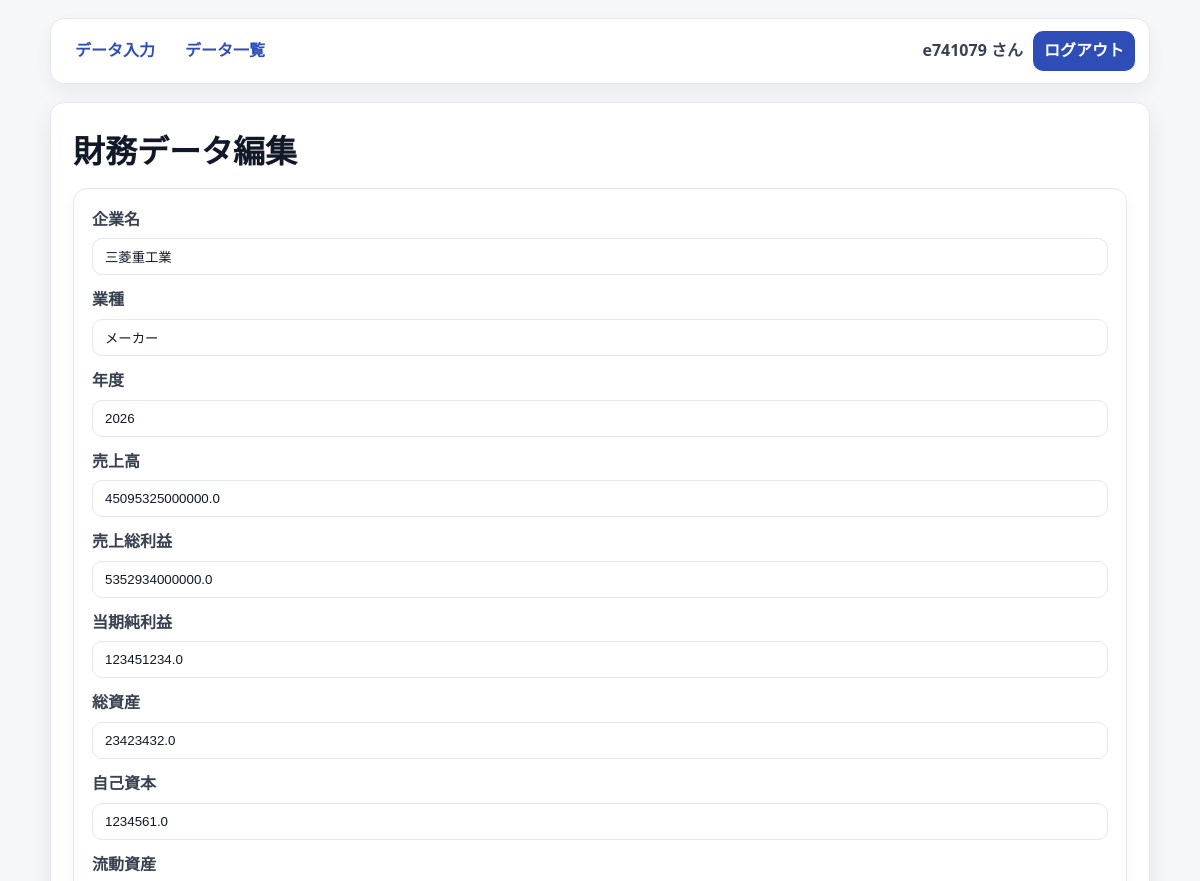
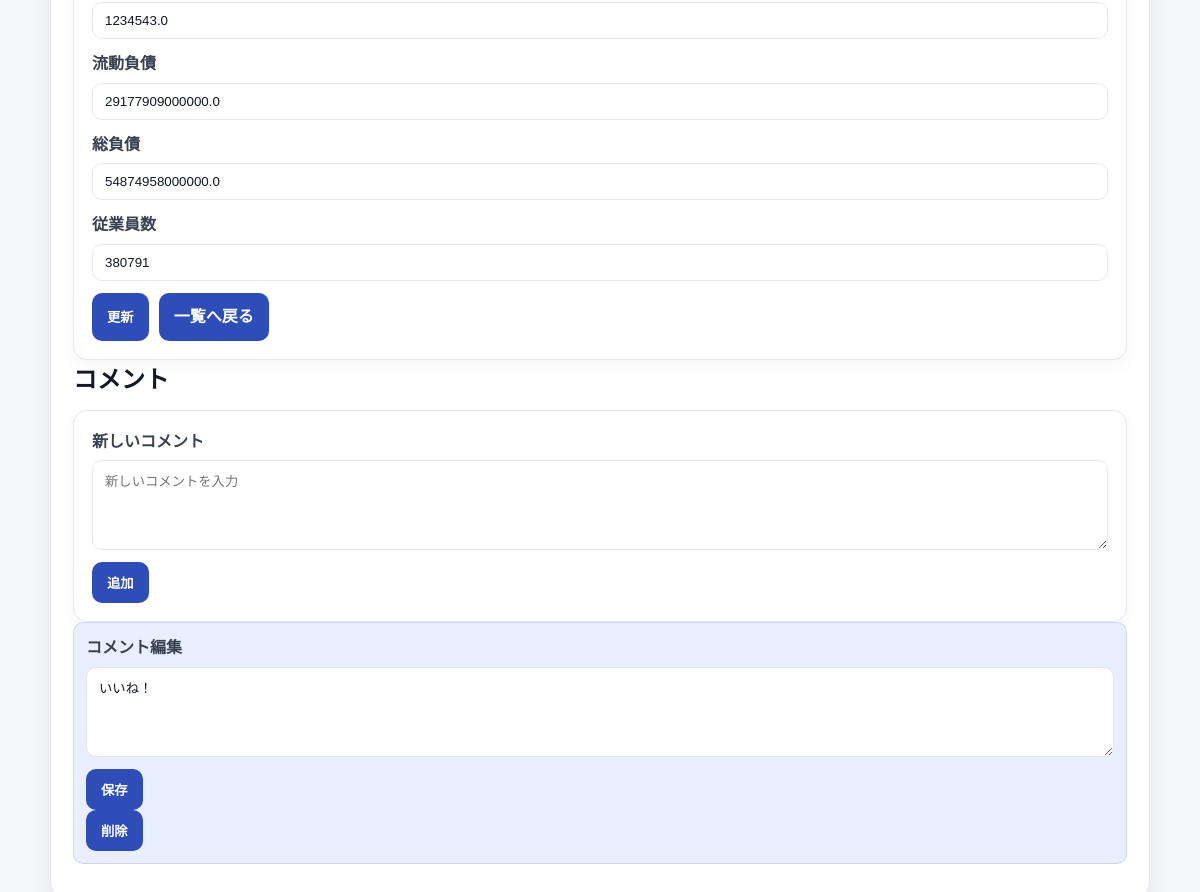
/edit/1 (signed in), run on the app's committed database (2 pictures, top to bottom).
### tables this page shows
CREATE TABLE financials(
        id INTEGER PRIMARY KEY AUTOINCREMENT,
        company_name TEXT, industry TEXT, year INTEGER,
        sales REAL, gross_profit REAL, net_income REAL,
        total_assets REAL, equity REAL,
        current_assets REAL, current_liabilities REAL, liabilities REAL,
        employees INTEGER,
        gross_profit_margin REAL, roe REAL, current_ratio REAL, debt_ratio REAL,
        sales_per_employee REAL, productivity REAL,
        user_id TEXT);

CREATE TABLE comments(
        id INTEGER PRIMARY KEY AUTOINCREMENT,
        financial_id INTEGER,
        user_id TEXT,
        content TEXT,
        created_at TEXT DEFAULT CURRENT_TIMESTAMP);

### finance_app.py (the view, shortened to what this page needs)
@app.route("/edit/<int:id>", methods=["GET", "POST"])
def edit_data(id):
    if "user_id" not in session:
        return redirect(url_for("login"))
    con = connect()
    cur = con.cursor()
    cur.execute("SELECT * FROM financials WHERE id=? AND user_id=?", (id, session["user_id"]))
    data = cur.fetchone()
    if data is None:
        con.close()
        abort(404)
    cur.execute("SELECT * FROM comments WHERE financial_id=? AND user_id=? ORDER BY id DESC", (id, session["user_id"]))
    comments = cur.fetchall()
    con.close()
    return render_template("edit_data.html", data=data, comments=comments)

### finance_app.py (called while the page is built)
def connect():
    con = sqlite3.connect(DB)
    con.row_factory = sqlite3.Row
    return con

### templates/edit_data.html (shortened to what this page needs)
<!DOCTYPE html>
<html lang="ja">
<head>
  <link rel="stylesheet" href="{{ url_for('static', filename='style.css') }}">
</head>
<body>
  {% include "header.html" %}
  <div class="container">
    <h1>財務データ編集</h1>
    <form method="POST" class="card">
      <div class="edit-grid">
        <div class="form-row">
          <label>企業名</label>
          <input name="company_name" value="{{ data[1] }}" required>
        </div>
        <div class="form-row">
          <label>業種</label>
          <input name="industry" value="{{ data[2] }}" required>
        </div>
        <div class="form-row">
          <label>年度</label>
          <input name="year" value="{{ data[3] }}" required>
        </div>
        <div class="form-row">
          <label>売上高</label>
          <input name="sales" value="{{ data[4] }}" class="number-input" required>
        </div>
        <div class="form-row">
          <label>売上総利益</label>
          <input name="gross_profit" value="{{ data[5] }}" class="number-input" required>
        </div>
        <div class="form-row">
          <label>当期純利益</label>
          <input name="net_income" value="{{ data[6] }}" class="number-input" required>
        </div>
        <div class="form-row">
          <label>総資産</label>
          <input name="total_assets" value="{{ data[7] }}" class="number-input" required>
        </div>
        <div class="form-row">
          <label>自己資本</label>
          <input name="equity" value="{{ data[8] }}" class="number-input" required>
        </div>
        <div class="form-row">
          <label>流動資産</label>
          <input name="current_assets" value="{{ data[9] }}" class="number-input" required>
        </div>
        <div class="form-row">
          <label>流動負債</label>
          <input name="current_liabilities" value="{{ data[10] }}" class="number-input" required>
        </div>
        <div class="form-row">
          <label>総負債</label>
          <input name="liabilities" value="{{ data[11] }}" class="number-input" required>
        </div>
        <div class="form-row">
          <label>従業員数</label>
          <input name="employees" value="{{ data[12] }}" type="number" min="0" step="1" required>
        </div>
      </div>
      <div class="actions-row">
        <button type="submit" class="btn btn-primary">更新</button>
        <a class="btn" href="{{ url_for('view_data') }}">一覧へ戻る</a>
      </div>
    </form>
    <h2 class="section">コメント</h2>
    <form method="POST" action="{{ url_for('add_comment', id=data[0]) }}" class="card">
      <div class="form-row">
        <label>新しいコメント</label>
        <textarea name="content" placeholder="新しいコメントを入力" required></textarea>
      </div>
      <button type="submit" class="btn btn-primary">追加</button>
    </form>
    {% if comments %}
      {% for c in comments %}
        <div class="comment-box">
          <form method="POST" action="{{ url_for('edit_comment', id=c[0]) }}">
            <div class="form-row">
              <label>コメント編集</label>
              <textarea name="content" required>{{ c[3] }}</textarea>
            </div>
            <button type="submit" class="btn btn-primary">保存</button>
          </form>
          <form method="POST" action="{{ url_for('delete_comment', id=c[0]) }}" class="mt-8">
            <button type="submit" class="btn btn-danger">削除</button>
          </form>
        </div>
      {% endfor %}
    {% else %}
      <p class="muted">コメントはまだありません。</p>
    {% endif %}
  </div>
</body>
</html>

### templates/header.html (shortened to what this page needs)
<header class="app-header">
  <nav class="nav-left">
    <a href="{{ url_for('index') }}">データ入力</a>
    <a href="{{ url_for('view_data') }}">データ一覧</a>
  </nav>
  <div class="nav-right">
    {% if session.get("user_id") %}
      <span class="user-name">
        {{ session.get("username") or session.get("user_id") }} さん
      </span>
      <a class="btn logout" href="{{ url_for('logout') }}">ログアウト</a>
    {% else %}
      <a class="btn" href="{{ url_for('login') }}">ログイン</a>
    {% endif %}
  </div>
</header>

### static/style.css (style rules this page uses)
:root { --bg: #f5f7fb; --card: #ffffff; --text: #111827; --muted: #374151; --border: #e5e7eb; --brand: #2f4db7; --brand-dark: #263f97; --brand-weak: #e9efff; --soft: #f7f8fa; --shadow: 0 10px 25px rgba(0,0,0,.08); }
* { box-sizing: border-box; }
body { font-family: "Noto Sans JP","Segoe UI",system-ui,-apple-system,sans-serif; background: var(--bg); margin: 0; color: var(--text); line-height: 1.6; }
h1,h2,h3 { margin: 0 0 12px; color: var(--text); }
.container { width: 92%; max-width: 1100px; margin: 18px auto 28px; background: var(--card); padding: 22px; border-radius: 14px; border: 1px solid var(--border); box-shadow: var(--shadow); }
.app-header { width: 92%; max-width: 1100px; margin: 18px auto 0; padding: 12px 14px; background: #fff; border: 1px solid var(--border); border-radius: 14px; box-shadow: 0 8px 18px rgba(0,0,0,.05); display: flex; justify-content: space-between; align-items: center; gap: 12px; }
.nav-left, .nav-right { display: flex; align-items: center; gap: 10px; flex-wrap: wrap; }
.app-header a { text-decoration: none; color: var(--brand); font-weight: 700; padding: 6px 10px; border-radius: 10px; }
.user-name { color: var(--muted); font-weight: 600; }
.logout { background: var(--brand); color: #fff !important; }
.card { background: #fff; border: 1px solid var(--border); border-radius: 14px; padding: 18px; box-shadow: 0 6px 18px rgba(0,0,0,.04); }
.form-row { display: grid; grid-template-columns: 1fr; gap: 6px; margin-bottom: 12px; }
label { font-weight: 600; color: var(--muted); }
input, select, textarea { width: 100%; padding: 10px 12px; border-radius: 10px; border: 1px solid var(--border); background: #fff; color: var(--text); }
textarea { min-height: 90px; resize: vertical; }
.btn { display: inline-block; padding: 10px 14px; border-radius: 10px; border: 1px solid transparent; background: var(--brand); color: #fff; cursor: pointer; font-weight: 700; text-decoration: none; }
.btn-primary { background: var(--brand); }
.comment-box { background: var(--brand-weak); border: 1px solid rgba(47,77,183,.15); padding: 12px; border-radius: 10px; margin-bottom: 10px; }
.actions-row { display: flex; gap: 10px; flex-wrap: wrap; margin-top: 10px; }

### data on the page
financials: company_name "三菱重工業", industry "メーカー", year "2026", sales "45095325000000.0", gross_profit "5352934000000.0", net_income "123451234.0", total_assets "23423432.0", equity "1234561.0", current_assets "1234543.0", current_liabilities "29177909000000.0", liabilities "54874958000000.0", employees "380791"
comments: content "いいね！"

### other printed values
{{ session.get("username") or session.get("user_id") }} "e741079"
